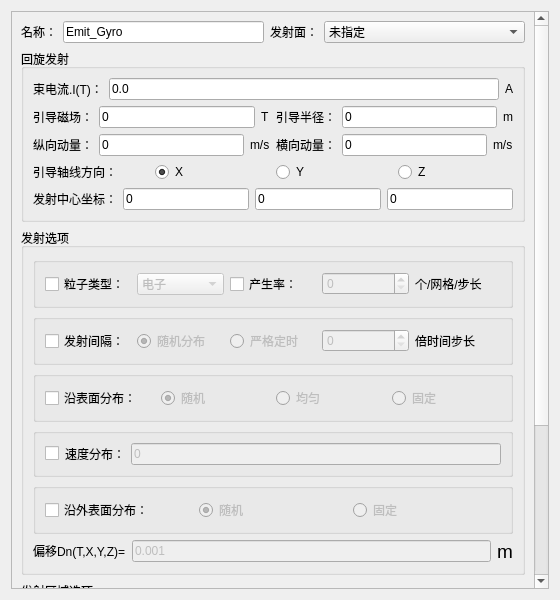
<?xml version="1.0" encoding="UTF-8"?>
<ui version="4.0">
 <class>Dialog_EmgDlg</class>
 <widget class="QDialog" name="Dialog_EmgDlg">
  <property name="windowModality">
   <enum>Qt::ApplicationModal</enum>
  </property>
  <property name="geometry">
   <rect>
    <x>0</x>
    <y>0</y>
    <width>560</width>
    <height>600</height>
   </rect>
  </property>
  <property name="minimumSize">
   <size>
    <width>0</width>
    <height>0</height>
   </size>
  </property>
  <property name="maximumSize">
   <size>
    <width>16777215</width>
    <height>16777215</height>
   </size>
  </property>
  <property name="windowTitle">
   <string>回旋发射</string>
  </property>
  <layout class="QGridLayout" name="gridLayout_10">
   <item row="0" column="0">
    <widget class="QScrollArea" name="scrollArea">
     <property name="widgetResizable">
      <bool>true</bool>
     </property>
     <widget class="QWidget" name="scrollAreaWidgetContents">
      <property name="geometry">
       <rect>
        <x>0</x>
        <y>0</y>
        <width>523</width>
        <height>811</height>
       </rect>
      </property>
      <layout class="QGridLayout" name="gridLayout_9">
       <item row="7" column="0">
        <layout class="QHBoxLayout" name="horizontalLayout_18">
         <item>
          <widget class="QPushButton" name="pb_ok">
           <property name="text">
            <string>确定</string>
           </property>
          </widget>
         </item>
         <item>
          <widget class="QPushButton" name="pb_cancel">
           <property name="text">
            <string>取消</string>
           </property>
          </widget>
         </item>
        </layout>
       </item>
       <item row="4" column="0">
        <widget class="QGroupBox" name="groupBox_3">
         <property name="title">
          <string>发射区域选项</string>
         </property>
         <layout class="QGridLayout" name="gridLayout_3">
          <item row="0" column="0">
           <spacer name="verticalSpacer_14">
            <property name="orientation">
             <enum>Qt::Vertical</enum>
            </property>
            <property name="sizeHint" stdset="0">
             <size>
              <width>20</width>
              <height>40</height>
             </size>
            </property>
           </spacer>
          </item>
          <item row="1" column="0">
           <layout class="QHBoxLayout" name="horizontalLayout_14">
            <item>
             <widget class="QLabel" name="label_16">
              <property name="text">
               <string>&lt;html&gt;&lt;head/&gt;&lt;body&gt;&lt;p&gt;进一步限定发射区域，使不包括下列正交投影型区域&lt;/p&gt;&lt;/body&gt;&lt;/html&gt;</string>
              </property>
             </widget>
            </item>
           </layout>
          </item>
          <item row="4" column="0">
           <spacer name="verticalSpacer_16">
            <property name="orientation">
             <enum>Qt::Vertical</enum>
            </property>
            <property name="sizeHint" stdset="0">
             <size>
              <width>20</width>
              <height>40</height>
             </size>
            </property>
           </spacer>
          </item>
          <item row="2" column="0">
           <spacer name="verticalSpacer_15">
            <property name="orientation">
             <enum>Qt::Vertical</enum>
            </property>
            <property name="sizeHint" stdset="0">
             <size>
              <width>20</width>
              <height>40</height>
             </size>
            </property>
           </spacer>
          </item>
          <item row="3" column="0">
           <layout class="QHBoxLayout" name="horizontalLayout_15">
            <item>
             <widget class="QLabel" name="label_17">
              <property name="text">
               <string>区域1：</string>
              </property>
             </widget>
            </item>
            <item>
             <widget class="StyledComboBox" name="ComboBox_notInclued">
              <item>
               <property name="text">
                <string>不指定</string>
               </property>
              </item>
             </widget>
            </item>
            <item>
             <widget class="QLabel" name="label_15">
              <property name="text">
               <string>区域2：</string>
              </property>
             </widget>
            </item>
            <item>
             <widget class="StyledComboBox" name="ComboBox_notIncludedd">
              <item>
               <property name="text">
                <string>不指定</string>
               </property>
              </item>
             </widget>
            </item>
           </layout>
          </item>
         </layout>
        </widget>
       </item>
       <item row="6" column="0">
        <spacer name="verticalSpacer_20">
         <property name="orientation">
          <enum>Qt::Vertical</enum>
         </property>
         <property name="sizeHint" stdset="0">
          <size>
           <width>20</width>
           <height>40</height>
          </size>
         </property>
        </spacer>
       </item>
       <item row="1" column="0">
        <spacer name="verticalSpacer">
         <property name="orientation">
          <enum>Qt::Vertical</enum>
         </property>
         <property name="sizeHint" stdset="0">
          <size>
           <width>20</width>
           <height>40</height>
          </size>
         </property>
        </spacer>
       </item>
       <item row="2" column="0">
        <widget class="QGroupBox" name="groupBox">
         <property name="title">
          <string>回旋发射</string>
         </property>
         <layout class="QGridLayout" name="gridLayout_5">
          <item row="7" column="0">
           <layout class="QHBoxLayout" name="horizontalLayout_10">
            <item>
             <widget class="QLabel" name="label_26">
              <property name="text">
               <string>引导轴线方向：</string>
              </property>
             </widget>
            </item>
            <item>
             <widget class="QRadioButton" name="radioButton_AxiasX">
              <property name="text">
               <string>X</string>
              </property>
              <property name="checked">
               <bool>true</bool>
              </property>
             </widget>
            </item>
            <item>
             <widget class="QRadioButton" name="radioButton_AxiasY">
              <property name="text">
               <string>Y</string>
              </property>
             </widget>
            </item>
            <item>
             <widget class="QRadioButton" name="radioButton_AxiasZ">
              <property name="text">
               <string>Z</string>
              </property>
             </widget>
            </item>
           </layout>
          </item>
          <item row="8" column="0">
           <spacer name="verticalSpacer_6">
            <property name="orientation">
             <enum>Qt::Vertical</enum>
            </property>
            <property name="sizeHint" stdset="0">
             <size>
              <width>20</width>
              <height>40</height>
             </size>
            </property>
           </spacer>
          </item>
          <item row="10" column="0">
           <spacer name="verticalSpacer_7">
            <property name="orientation">
             <enum>Qt::Vertical</enum>
            </property>
            <property name="sizeHint" stdset="0">
             <size>
              <width>20</width>
              <height>40</height>
             </size>
            </property>
           </spacer>
          </item>
          <item row="3" column="0">
           <layout class="QHBoxLayout" name="horizontalLayout_7">
            <item>
             <widget class="QLabel" name="label_12">
              <property name="text">
               <string>引导磁场：</string>
              </property>
             </widget>
            </item>
            <item>
             <widget class="QLineEdit" name="LineEdit_magnetic">
              <property name="enabled">
               <bool>true</bool>
              </property>
              <property name="text">
               <string>0</string>
              </property>
             </widget>
            </item>
            <item>
             <widget class="QLabel" name="label_4">
              <property name="text">
               <string>&lt;html&gt;&lt;head/&gt;&lt;body&gt;&lt;p&gt;T&lt;/p&gt;&lt;/body&gt;&lt;/html&gt;</string>
              </property>
             </widget>
            </item>
            <item>
             <widget class="QLabel" name="label_13">
              <property name="text">
               <string>引导半径：</string>
              </property>
             </widget>
            </item>
            <item>
             <widget class="QLineEdit" name="LineEdit_radius">
              <property name="text">
               <string>0</string>
              </property>
             </widget>
            </item>
            <item>
             <widget class="QLabel" name="label_14">
              <property name="text">
               <string>&lt;html&gt;&lt;head/&gt;&lt;body&gt;&lt;p&gt;m&lt;/p&gt;&lt;/body&gt;&lt;/html&gt;</string>
              </property>
             </widget>
            </item>
           </layout>
          </item>
          <item row="4" column="0">
           <spacer name="verticalSpacer_4">
            <property name="orientation">
             <enum>Qt::Vertical</enum>
            </property>
            <property name="sizeHint" stdset="0">
             <size>
              <width>20</width>
              <height>40</height>
             </size>
            </property>
           </spacer>
          </item>
          <item row="2" column="0">
           <spacer name="verticalSpacer_3">
            <property name="orientation">
             <enum>Qt::Vertical</enum>
            </property>
            <property name="sizeHint" stdset="0">
             <size>
              <width>20</width>
              <height>40</height>
             </size>
            </property>
           </spacer>
          </item>
          <item row="5" column="0">
           <layout class="QHBoxLayout" name="horizontalLayout_9">
            <item>
             <widget class="QLabel" name="label_23">
              <property name="text">
               <string>纵向动量：</string>
              </property>
             </widget>
            </item>
            <item>
             <widget class="QLineEdit" name="LineEdit_VerticalMomentum">
              <property name="enabled">
               <bool>true</bool>
              </property>
              <property name="text">
               <string>0</string>
              </property>
             </widget>
            </item>
            <item>
             <widget class="QLabel" name="label_10">
              <property name="text">
               <string>&lt;html&gt;&lt;head/&gt;&lt;body&gt;&lt;p&gt;m/s&lt;/p&gt;&lt;/body&gt;&lt;/html&gt;</string>
              </property>
             </widget>
            </item>
            <item>
             <widget class="QLabel" name="label_24">
              <property name="text">
               <string>横向动量：</string>
              </property>
             </widget>
            </item>
            <item>
             <widget class="QLineEdit" name="LineEdit_HorizontalMomentum">
              <property name="text">
               <string>0</string>
              </property>
             </widget>
            </item>
            <item>
             <widget class="QLabel" name="label_25">
              <property name="text">
               <string>&lt;html&gt;&lt;head/&gt;&lt;body&gt;&lt;p&gt;m/s&lt;/p&gt;&lt;/body&gt;&lt;/html&gt;</string>
              </property>
             </widget>
            </item>
           </layout>
          </item>
          <item row="1" column="0">
           <layout class="QHBoxLayout" name="horizontalLayout_11">
            <item>
             <widget class="QLabel" name="label_21">
              <property name="text">
               <string>束电流.I(T)：</string>
              </property>
             </widget>
            </item>
            <item>
             <widget class="QLineEdit" name="LineEdit_IT">
              <property name="enabled">
               <bool>true</bool>
              </property>
              <property name="text">
               <string>0.0</string>
              </property>
             </widget>
            </item>
            <item>
             <widget class="QLabel" name="label_22">
              <property name="text">
               <string>&lt;html&gt;&lt;head/&gt;&lt;body&gt;&lt;p&gt;A&lt;/p&gt;&lt;/body&gt;&lt;/html&gt;</string>
              </property>
             </widget>
            </item>
           </layout>
          </item>
          <item row="6" column="0">
           <spacer name="verticalSpacer_5">
            <property name="orientation">
             <enum>Qt::Vertical</enum>
            </property>
            <property name="sizeHint" stdset="0">
             <size>
              <width>20</width>
              <height>40</height>
             </size>
            </property>
           </spacer>
          </item>
          <item row="0" column="0">
           <spacer name="verticalSpacer_2">
            <property name="orientation">
             <enum>Qt::Vertical</enum>
            </property>
            <property name="sizeHint" stdset="0">
             <size>
              <width>20</width>
              <height>40</height>
             </size>
            </property>
           </spacer>
          </item>
          <item row="9" column="0">
           <layout class="QHBoxLayout" name="horizontalLayout_12">
            <item>
             <widget class="QLabel" name="label_27">
              <property name="text">
               <string>发射中心坐标：</string>
              </property>
             </widget>
            </item>
            <item>
             <widget class="QLineEdit" name="LineEdit_LaunchX">
              <property name="enabled">
               <bool>true</bool>
              </property>
              <property name="text">
               <string>0</string>
              </property>
             </widget>
            </item>
            <item>
             <widget class="QLineEdit" name="LineEdit_LaunchY">
              <property name="text">
               <string>0</string>
              </property>
             </widget>
            </item>
            <item>
             <widget class="QLineEdit" name="LineEdit_LaunchZ">
              <property name="text">
               <string>0</string>
              </property>
             </widget>
            </item>
           </layout>
          </item>
         </layout>
        </widget>
       </item>
       <item row="5" column="0">
        <widget class="QGroupBox" name="groupBox_4">
         <property name="title">
          <string>发射区域选项</string>
         </property>
         <layout class="QGridLayout" name="gridLayout_2">
          <item row="2" column="0">
           <spacer name="verticalSpacer_18">
            <property name="orientation">
             <enum>Qt::Vertical</enum>
            </property>
            <property name="sizeHint" stdset="0">
             <size>
              <width>20</width>
              <height>40</height>
             </size>
            </property>
           </spacer>
          </item>
          <item row="0" column="0">
           <spacer name="verticalSpacer_17">
            <property name="orientation">
             <enum>Qt::Vertical</enum>
            </property>
            <property name="sizeHint" stdset="0">
             <size>
              <width>20</width>
              <height>40</height>
             </size>
            </property>
           </spacer>
          </item>
          <item row="1" column="0">
           <layout class="QHBoxLayout" name="horizontalLayout_16">
            <item>
             <widget class="QLabel" name="label_18">
              <property name="text">
               <string>&lt;html&gt;&lt;head/&gt;&lt;body&gt;&lt;p&gt;进一步限定发射区域，使包括下列正交投影型区域&lt;/p&gt;&lt;/body&gt;&lt;/html&gt;</string>
              </property>
             </widget>
            </item>
           </layout>
          </item>
          <item row="3" column="0">
           <layout class="QHBoxLayout" name="horizontalLayout_17">
            <item>
             <widget class="QLabel" name="label_19">
              <property name="text">
               <string>区域1：</string>
              </property>
             </widget>
            </item>
            <item>
             <widget class="StyledComboBox" name="ComboBox_included">
              <item>
               <property name="text">
                <string>不指定</string>
               </property>
              </item>
             </widget>
            </item>
            <item>
             <widget class="QLabel" name="label_20">
              <property name="text">
               <string>区域2：</string>
              </property>
             </widget>
            </item>
            <item>
             <widget class="StyledComboBox" name="ComboBox_includedd">
              <item>
               <property name="text">
                <string>不指定</string>
               </property>
              </item>
             </widget>
            </item>
           </layout>
          </item>
          <item row="4" column="0">
           <spacer name="verticalSpacer_19">
            <property name="orientation">
             <enum>Qt::Vertical</enum>
            </property>
            <property name="sizeHint" stdset="0">
             <size>
              <width>20</width>
              <height>40</height>
             </size>
            </property>
           </spacer>
          </item>
         </layout>
        </widget>
       </item>
       <item row="0" column="0">
        <layout class="QHBoxLayout" name="horizontalLayout_13">
         <item>
          <widget class="QLabel" name="Label_Name_2">
           <property name="sizePolicy">
            <sizepolicy hsizetype="Fixed" vsizetype="Preferred">
             <horstretch>0</horstretch>
             <verstretch>0</verstretch>
            </sizepolicy>
           </property>
           <property name="text">
            <string>名称：</string>
           </property>
          </widget>
         </item>
         <item>
          <widget class="QLineEdit" name="LineEdit_Name">
           <property name="sizePolicy">
            <sizepolicy hsizetype="Preferred" vsizetype="Fixed">
             <horstretch>0</horstretch>
             <verstretch>0</verstretch>
            </sizepolicy>
           </property>
           <property name="text">
            <string>Emit_Gyro</string>
           </property>
          </widget>
         </item>
         <item>
          <widget class="QLabel" name="Label_Shadow_2">
           <property name="sizePolicy">
            <sizepolicy hsizetype="Fixed" vsizetype="Preferred">
             <horstretch>0</horstretch>
             <verstretch>0</verstretch>
            </sizepolicy>
           </property>
           <property name="text">
            <string>发射面：</string>
           </property>
          </widget>
         </item>
         <item>
          <widget class="StyledComboBox" name="ComboBox_Shadow">
           <property name="enabled">
            <bool>true</bool>
           </property>
           <property name="sizePolicy">
            <sizepolicy hsizetype="Preferred" vsizetype="Fixed">
             <horstretch>0</horstretch>
             <verstretch>0</verstretch>
            </sizepolicy>
           </property>
           <property name="maximumSize">
            <size>
             <width>16777215</width>
             <height>16777215</height>
            </size>
           </property>
           <property name="sizeIncrement">
            <size>
             <width>1</width>
             <height>0</height>
            </size>
           </property>
           <property name="editable">
            <bool>false</bool>
           </property>
           <item>
            <property name="text">
             <string>未指定</string>
            </property>
           </item>
          </widget>
         </item>
        </layout>
       </item>
       <item row="3" column="0">
        <widget class="QGroupBox" name="groupBox_2">
         <property name="title">
          <string>发射选项</string>
         </property>
         <layout class="QGridLayout" name="gridLayout_4">
          <item row="4" column="0">
           <layout class="QHBoxLayout" name="horizontalLayout_3">
            <item>
             <widget class="QGroupBox" name="groupBox_6">
              <property name="title">
               <string/>
              </property>
              <property name="flat">
               <bool>true</bool>
              </property>
              <layout class="QGridLayout" name="gridLayout_6">
               <item row="0" column="0">
                <widget class="QCheckBox" name="checkBox_surface">
                 <property name="text">
                  <string>沿表面分布：</string>
                 </property>
                </widget>
               </item>
               <item row="0" column="1">
                <widget class="QRadioButton" name="radioButton_randomm">
                 <property name="enabled">
                  <bool>false</bool>
                 </property>
                 <property name="text">
                  <string>随机</string>
                 </property>
                 <property name="checked">
                  <bool>true</bool>
                 </property>
                </widget>
               </item>
               <item row="0" column="2">
                <widget class="QRadioButton" name="radioButton_uniform">
                 <property name="enabled">
                  <bool>false</bool>
                 </property>
                 <property name="text">
                  <string>均匀</string>
                 </property>
                </widget>
               </item>
               <item row="0" column="3">
                <widget class="QRadioButton" name="radioButton_fixed">
                 <property name="enabled">
                  <bool>false</bool>
                 </property>
                 <property name="text">
                  <string>固定</string>
                 </property>
                </widget>
               </item>
              </layout>
             </widget>
            </item>
           </layout>
          </item>
          <item row="6" column="0">
           <layout class="QHBoxLayout" name="horizontalLayout_22">
            <item>
             <widget class="QGroupBox" name="groupBox_9">
              <property name="title">
               <string/>
              </property>
              <property name="flat">
               <bool>true</bool>
              </property>
              <layout class="QGridLayout" name="gridLayout_11">
               <item row="0" column="0">
                <widget class="QCheckBox" name="isCheckvelocity">
                 <property name="text">
                  <string/>
                 </property>
                </widget>
               </item>
               <item row="0" column="1">
                <widget class="QLabel" name="label">
                 <property name="text">
                  <string>速度分布：</string>
                 </property>
                </widget>
               </item>
               <item row="0" column="2">
                <widget class="QLineEdit" name="lineEdit_velocity">
                 <property name="enabled">
                  <bool>false</bool>
                 </property>
                 <property name="text">
                  <string>0</string>
                 </property>
                </widget>
               </item>
              </layout>
             </widget>
            </item>
           </layout>
          </item>
          <item row="3" column="0">
           <spacer name="verticalSpacer_8">
            <property name="orientation">
             <enum>Qt::Vertical</enum>
            </property>
            <property name="sizeHint" stdset="0">
             <size>
              <width>20</width>
              <height>40</height>
             </size>
            </property>
           </spacer>
          </item>
          <item row="10" column="0">
           <layout class="QHBoxLayout" name="horizontalLayout_5">
            <item>
             <widget class="QLabel" name="label_5">
              <property name="text">
               <string>&lt;html&gt;&lt;head/&gt;&lt;body&gt;&lt;p&gt;偏移Dn(T,X,Y,Z)=&lt;/p&gt;&lt;/body&gt;&lt;/html&gt;</string>
              </property>
             </widget>
            </item>
            <item>
             <widget class="QLineEdit" name="LineEdit_Dn">
              <property name="enabled">
               <bool>false</bool>
              </property>
              <property name="text">
               <string>0.001</string>
              </property>
             </widget>
            </item>
            <item>
             <widget class="QLabel" name="label_8">
              <property name="text">
               <string>&lt;html&gt;&lt;head/&gt;&lt;body&gt;&lt;p&gt;&lt;span style=&quot; font-size:14pt;&quot;&gt;m&lt;/span&gt;&lt;/p&gt;&lt;/body&gt;&lt;/html&gt;</string>
              </property>
             </widget>
            </item>
           </layout>
          </item>
          <item row="1" column="0">
           <spacer name="verticalSpacer_9">
            <property name="orientation">
             <enum>Qt::Vertical</enum>
            </property>
            <property name="sizeHint" stdset="0">
             <size>
              <width>20</width>
              <height>40</height>
             </size>
            </property>
           </spacer>
          </item>
          <item row="8" column="0">
           <layout class="QHBoxLayout" name="horizontalLayout_4">
            <item>
             <widget class="QGroupBox" name="groupBox_5">
              <property name="title">
               <string/>
              </property>
              <property name="flat">
               <bool>true</bool>
              </property>
              <layout class="QGridLayout" name="gridLayout">
               <item row="0" column="1">
                <widget class="QRadioButton" name="radioButton_randommm">
                 <property name="enabled">
                  <bool>false</bool>
                 </property>
                 <property name="text">
                  <string>随机</string>
                 </property>
                 <property name="checked">
                  <bool>true</bool>
                 </property>
                </widget>
               </item>
               <item row="0" column="2">
                <widget class="QRadioButton" name="radioButton_alongOutsideFixed">
                 <property name="enabled">
                  <bool>false</bool>
                 </property>
                 <property name="text">
                  <string>固定</string>
                 </property>
                </widget>
               </item>
               <item row="0" column="0">
                <widget class="QCheckBox" name="checkBox_outSurface">
                 <property name="text">
                  <string>沿外表面分布：</string>
                 </property>
                </widget>
               </item>
              </layout>
             </widget>
            </item>
           </layout>
          </item>
          <item row="9" column="0">
           <spacer name="verticalSpacer_11">
            <property name="orientation">
             <enum>Qt::Vertical</enum>
            </property>
            <property name="sizeHint" stdset="0">
             <size>
              <width>20</width>
              <height>40</height>
             </size>
            </property>
           </spacer>
          </item>
          <item row="5" column="0">
           <spacer name="verticalSpacer_10">
            <property name="orientation">
             <enum>Qt::Vertical</enum>
            </property>
            <property name="sizeHint" stdset="0">
             <size>
              <width>20</width>
              <height>40</height>
             </size>
            </property>
           </spacer>
          </item>
          <item row="0" column="0">
           <layout class="QHBoxLayout" name="horizontalLayout_8">
            <item>
             <widget class="QGroupBox" name="groupBox_8">
              <property name="title">
               <string/>
              </property>
              <property name="flat">
               <bool>true</bool>
              </property>
              <layout class="QGridLayout" name="gridLayout_8">
               <item row="0" column="3">
                <widget class="QSpinBox" name="spinBox_generationRate">
                 <property name="enabled">
                  <bool>false</bool>
                 </property>
                </widget>
               </item>
               <item row="0" column="1">
                <widget class="StyledComboBox" name="ComboBox_particleType">
                 <property name="enabled">
                  <bool>false</bool>
                 </property>
                 <item>
                  <property name="text">
                   <string>电子</string>
                  </property>
                 </item>
                 <item>
                  <property name="text">
                   <string>质子</string>
                  </property>
                 </item>
                </widget>
               </item>
               <item row="0" column="2">
                <widget class="QCheckBox" name="checkBox_generationRate">
                 <property name="text">
                  <string>产生率：</string>
                 </property>
                </widget>
               </item>
               <item row="0" column="0">
                <widget class="QCheckBox" name="checkBox_particleType">
                 <property name="text">
                  <string>粒子类型：</string>
                 </property>
                </widget>
               </item>
               <item row="0" column="4">
                <widget class="QLabel" name="label_7">
                 <property name="text">
                  <string>个/网格/步长</string>
                 </property>
                </widget>
               </item>
              </layout>
             </widget>
            </item>
           </layout>
          </item>
          <item row="2" column="0">
           <layout class="QHBoxLayout" name="horizontalLayout_2">
            <item>
             <widget class="QGroupBox" name="groupBox_7">
              <property name="title">
               <string/>
              </property>
              <property name="flat">
               <bool>true</bool>
              </property>
              <layout class="QGridLayout" name="gridLayout_7">
               <item row="0" column="2">
                <widget class="QRadioButton" name="radioButton_strictTiming">
                 <property name="enabled">
                  <bool>false</bool>
                 </property>
                 <property name="text">
                  <string>严格定时</string>
                 </property>
                </widget>
               </item>
               <item row="0" column="3">
                <widget class="QSpinBox" name="spinBox_timesStep">
                 <property name="enabled">
                  <bool>false</bool>
                 </property>
                </widget>
               </item>
               <item row="0" column="1">
                <widget class="QRadioButton" name="radioButton_random">
                 <property name="enabled">
                  <bool>false</bool>
                 </property>
                 <property name="text">
                  <string>随机分布</string>
                 </property>
                 <property name="checked">
                  <bool>true</bool>
                 </property>
                </widget>
               </item>
               <item row="0" column="0">
                <widget class="QCheckBox" name="checkBox_transmittingInterval">
                 <property name="text">
                  <string>发射间隔：</string>
                 </property>
                </widget>
               </item>
               <item row="0" column="4">
                <widget class="QLabel" name="label_9">
                 <property name="text">
                  <string>倍时间步长</string>
                 </property>
                </widget>
               </item>
              </layout>
             </widget>
            </item>
           </layout>
          </item>
          <item row="7" column="0">
           <spacer name="verticalSpacer_12">
            <property name="orientation">
             <enum>Qt::Vertical</enum>
            </property>
            <property name="sizeHint" stdset="0">
             <size>
              <width>20</width>
              <height>40</height>
             </size>
            </property>
           </spacer>
          </item>
         </layout>
        </widget>
       </item>
      </layout>
     </widget>
    </widget>
   </item>
  </layout>
 </widget>
 <customwidgets>
  <customwidget>
   <class>StyledComboBox</class>
   <extends>QComboBox</extends>
   <header>StyledComboBox.h</header>
  </customwidget>
 </customwidgets>
 <resources/>
 <connections/>
</ui>
